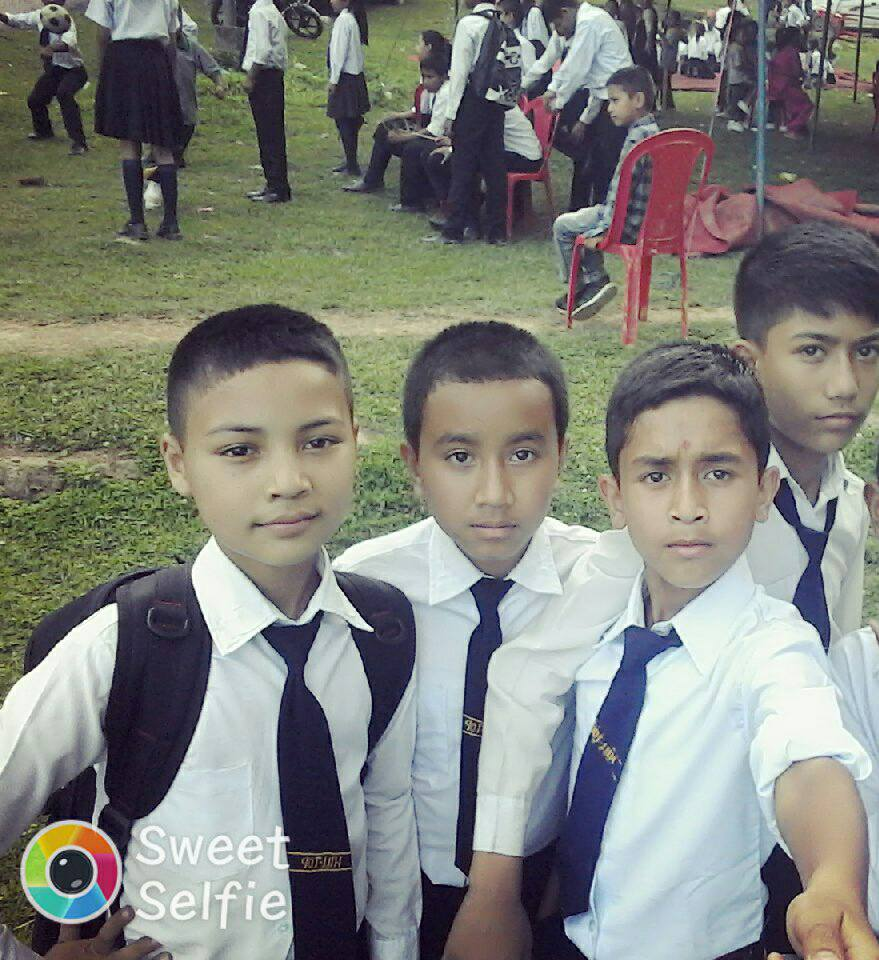
#> input picture Phase 3/school.jpg, 879 x 960 px
$ python d_circle.py
#> lines starting #> are read from the running program, lines starting #| are printed output that depends on the picture; after the words box and inside, x2 and y2 are one past the last pixel; in counts of white or black regions, pixels touching at a corner belong together
import cv2

image = cv2.imread("school.jpg")
#> image is the input picture: shape (960, 879, 3); mean B, G, R 124.4, 130.8, 128.7

if image is None:
    print("Error loading image")
else:
    print("Image loaded successfully")
    center = (200, 200)
    radius = 100
    color = (255, 0, 0)
    thickness = 100
    image = cv2.circle(image, center, radius, color, thickness)
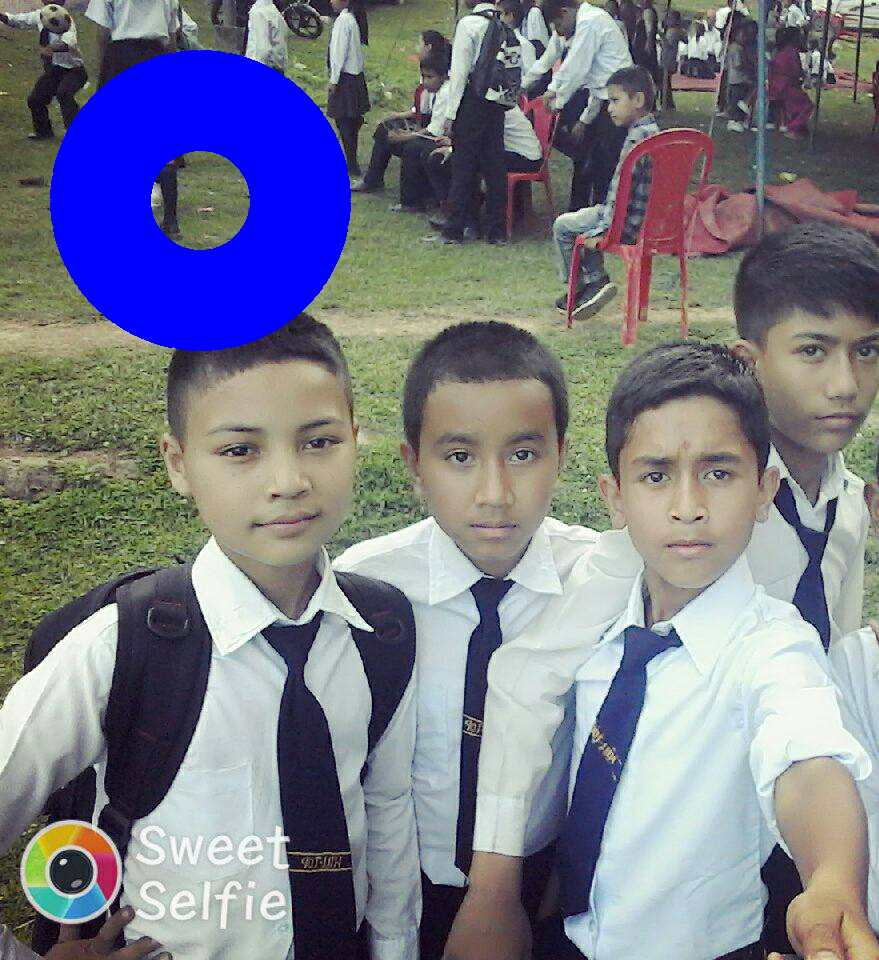
#> image: shape (960, 879, 3); 7.5% of pixels changed, all inside (x1, y1, x2, y2) = (50, 50, 351, 351)
    cv2.imshow("Image", image)
    cv2.waitKey(0)
    cv2.destroyAllWindows()
